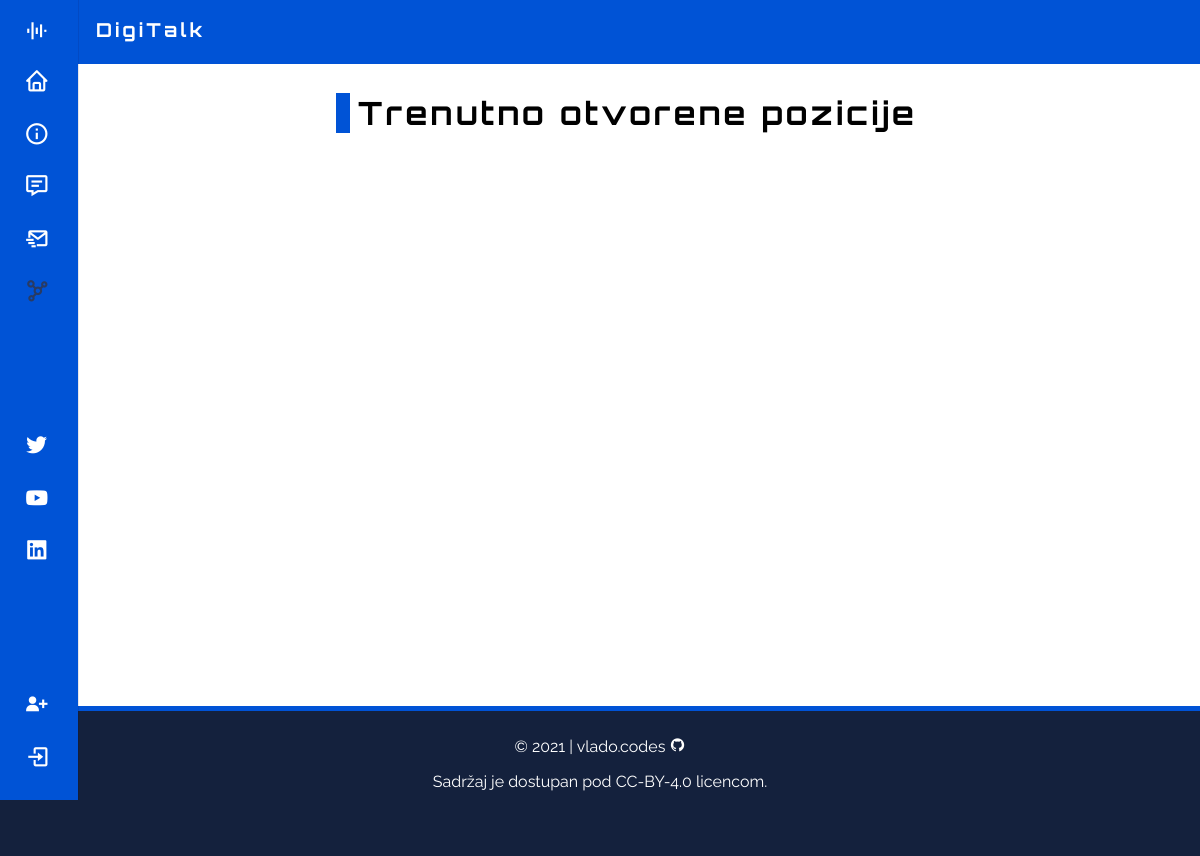
The app's page /careers/, older data.
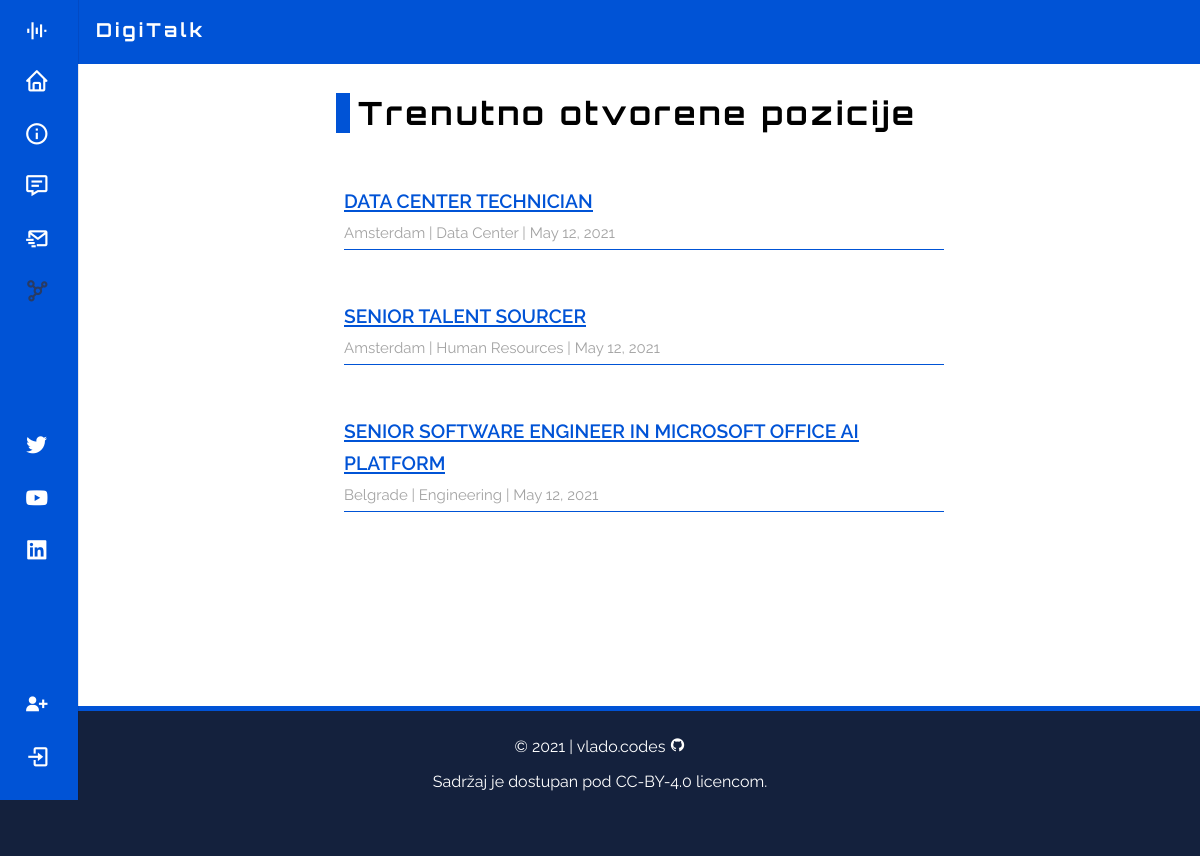
The same page, newer data.
### first_app/models.py (models this page shows, shortened)
class CareersPost(models.Model):
    title = models.CharField(max_length = 80)
    location = models.CharField(max_length = 50, default = "location")
    profession = models.CharField(max_length = 30, default = "profession")
    employmentType = models.CharField(max_length = 30, default = "employment type")
    date = models.DateField(auto_now_add = True)
    body = RichTextField(blank = True, null = True)

### first_app/views.py (the view)
# urls.py: path('careers/',  views.careersView.as_view(), name = 'careers'),
class careersView(ListView):
    model = CareersPost
    template_name = 'careers.html'
    ordering = ['-id']

### first_app/templates/careers.html (shortened to what this page needs)
{% extends 'base.html' %}
{% block head %}
<div class="blog-page careers-page">
    <h1>Trenutno otvorene pozicije</h1>
    <ul class="blog-posts careers-list">
        {% for object in object_list %}
            <li>
                <div class="job-opportunity">
                    <a class="blog-post-link job-link" href="{% url 'careers_post' object.pk %}">{{ object.title }}</a>
                    <p class="job-info">{{ object.location }} | {{ object.profession }} | {{ object.date }}</p>
                </div>
            </li>
        {% endfor %}
    </ul>
</div>
{% endblock head %}

Row changes from the older to the newer data that the page shows:
added CareersPost: title "DATA CENTER TECHNICIAN", location "Amsterdam", profession "Data Center", date "May 12, 2021"
added CareersPost: title "SENIOR TALENT SOURCER", location "Amsterdam", profession "Human Resources", date "May 12, 2021"
added CareersPost: title "SENIOR SOFTWARE ENGINEER IN MICROSOFT OFFICE AI PLATFORM", location "Belgrade", profession "Engineering", date "May 12, 2021"
